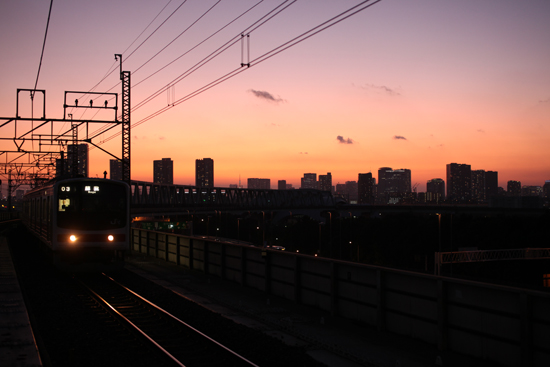
#> input picture Lut.jpg, 550 x 367 px
$ python CompareBright.py
#> lines starting #> are read from the running program, lines starting #| are printed output that depends on the picture
#!/usr/bin/python
# -*- coding: utf-8 -*-
import numpy as np
import cv2
import pylab as plt

imgOrg = cv2.imread('Lut.jpg',1)
#> imgOrg is the input picture: shape (367, 550, 3); mean B, G, R 73.3, 79.1, 106
imgLut = cv2.imread('LutImg.jpg',1)
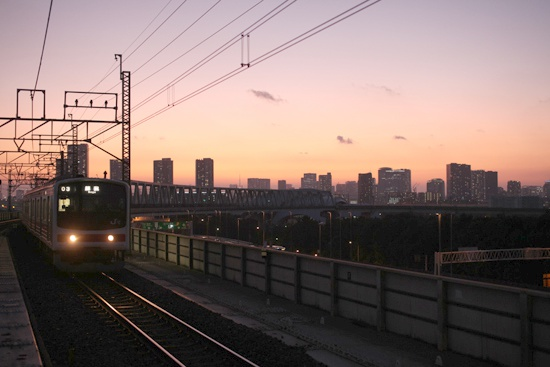
#> input picture lutImg.jpg, 550 x 367 px, found by its file name
#> imgLut is the input picture: shape (367, 550, 3); mean B, G, R 105.4, 109.9, 128.6

# convert BGR to YCrCb
orgYCrCb = cv2.cvtColor(imgOrg,cv2.COLOR_BGR2YCR_CB)
#> orgYCrCb: shape (367, 550, 3); mean of channels 0, 1, 2 86.5, 141.9, 120.6
lutYCrCb = cv2.cvtColor(imgLut,cv2.COLOR_BGR2YCR_CB)
#> lutYCrCb: shape (367, 550, 3); mean of channels 0, 1, 2 115, 137.8, 122.5

# histgram
histOrgY = cv2.calcHist([orgYCrCb],[0],None,[256],[0,256])
#> histOrgY = 256 values, max 13811 at index 2, min 0 at index 222, mean 788.5
histLutY = cv2.calcHist([lutYCrCb],[0],None,[256],[0,256])
#> histLutY = 256 values, max 4367 at index 17, min 0 at index 239, mean 788.5

plt.plot(histOrgY)
plt.plot(histLutY)
plt.xlim([0,256])
plt.show()
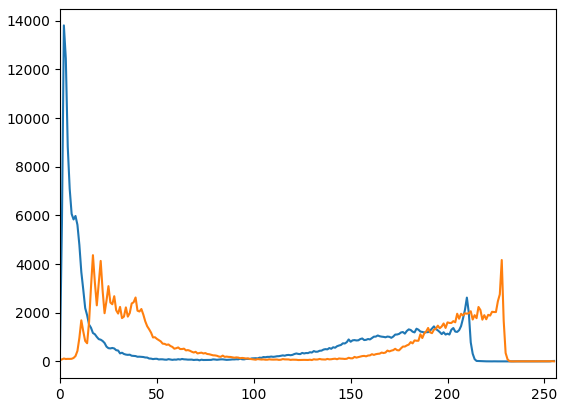
#> figure drawn by matplotlib, 1 panel; curve peaks at x = 2, y = 13811; curve peaks at x = 17, y = 4367
